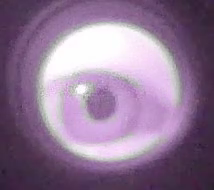
#> input picture OBJ 1 - IMPLEMENTACION/12 - Diametro de la pupila/Opencv - python/frame_extraido.png, 214 x 190 px
$ python center-image.py
#> lines starting #> are read from the running program, lines starting #| are printed output that depends on the picture
import cv2
import numpy as np

# Load the image
img = cv2.imread('frame_extraido.png')
#> img is the input picture: shape (190, 214, 3); mean B, G, R 148.8, 119.6, 144.2
assert img is not None, "Image could not be read."

# Get image dimensions
height, width = img.shape[:2]
#> height = 190; width = 214

# Calculate the center of the image
center_x, center_y = width // 2, height // 2
#> center_x = 107; center_y = 95

# Define the size of the crop (30 pixels on each side from the center)
crop_size = 30

# Calculate the coordinates of the top-left corner of the crop
x_start = center_x - crop_size
#> x_start = 77
y_start = center_y - crop_size
#> y_start = 65

# Crop the image (60x60 pixels from the center)
cropped_img = img[y_start:y_start + 2 * crop_size, x_start:x_start + 2 * crop_size]
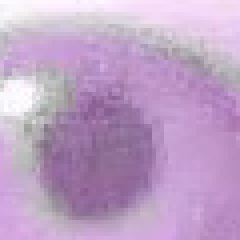
#> cropped_img: shape (60, 60, 3) (shown 4 times larger); mean B, G, R 198, 161.8, 190.8

# Save the cropped image as PNG
cv2.imwrite('cropped_image.png', cropped_img)

# Display the cropped image
cv2.imshow('Cropped Image', cropped_img)
cv2.waitKey(0)
cv2.destroyAllWindows()

$ run again, with OBJ 1 - IMPLEMENTACION/12 - Diametro de la pupila/Opencv - python/coin.jpg saved as OBJ 1 - IMPLEMENTACION/12 - Diametro de la pupila/Opencv - python/frame_extraido.png
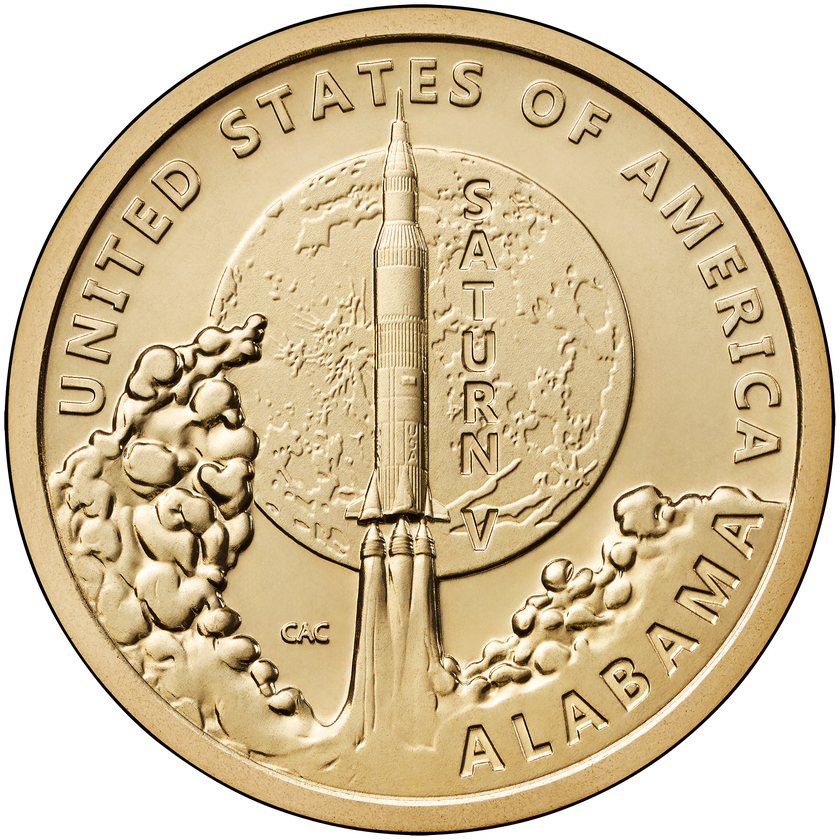
#> input picture OBJ 1 - IMPLEMENTACION/12 - Diametro de la pupila/Opencv - python/coin.jpg, 840 x 840 px, shrunk from 2000 x 2000 before the run
#> img is the input picture: shape (840, 840, 3); mean B, G, R 158.7, 193.5, 211.8
#> `cropped_img = img[y_start:y_start + 2 * crop_size, x_start:x_start + 2..`:
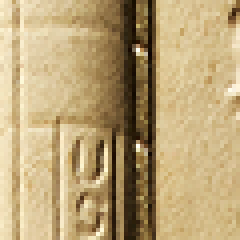
#> cropped_img: shape (60, 60, 3) (shown 4 times larger); mean B, G, R 119.6, 163.7, 186.3
